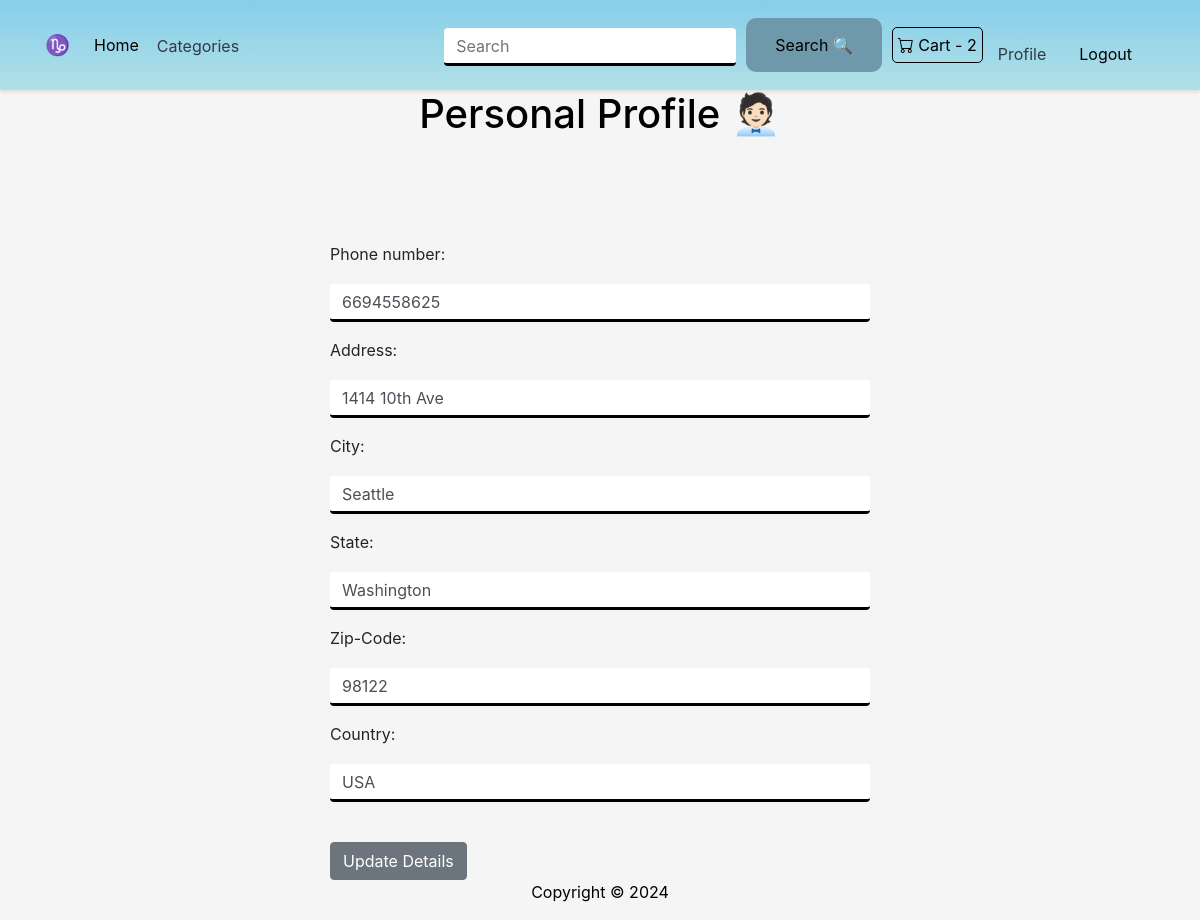
Screenshot of /update_profile_info/ (signed in) with the database file from the repository.
### setup/models.py (models this page shows, shortened)
class Customer_Profile(models.Model):
    user = models.OneToOneField(User, on_delete = models.CASCADE)
    date_modified = models.DateTimeField(User, auto_now = True)
    phone = models.CharField(max_length =20, blank =False)
    address = models.CharField(max_length =200, blank = False)
    city = models.CharField(max_length = 200, blank = False)
    state = models.CharField(max_length =20, blank =False)
    zipcode = models.CharField(max_length =20, blank =False)
    country = models.CharField(max_length =20, blank =False)
    cart_details = models.CharField(max_length =20, blank =True, null= True)
    class Meta:
        verbose_name_plural = 'Customer Profiles'

### setup/views.py (the view)
# urls.py: path("update_profile_info/", views.update_profile_info, name ='update_profile_info'),
def update_profile_info(request):
    try:
        if request.user.is_authenticated:
            current_user = Customer_Profile.objects.get(user=request.user.id)
            profile_form = UpdateProfileInfo(request.POST or None, instance=current_user)
            if profile_form.is_valid():
                profile_form.save()
                messages.success(request, "Details have been updated...")
                return redirect('index')
            return render(request, "update_profile_info.html", {'profile_form': profile_form})
        else:
            messages.success(request, "Please login to update details....!")
            return redirect('index')
    except Exception as e:
        messages.error(request, f"Error updating profile details: {e}")
        return redirect('index')

### setup/forms.py
class UpdateProfileInfo(forms.ModelForm):
    phone = forms.CharField(label="Phone number", max_length=100, widget=forms.TextInput(attrs={'class': 'form-control', 'placeholder': 'phone'}), required=True)
    address = forms.CharField(label="Address", max_length=100, widget=forms.TextInput(attrs={'class': 'form-control', 'placeholder': 'address'}),required=True)
    city = forms.CharField(label="City", max_length=100, widget=forms.TextInput(attrs={'class': 'form-control', 'placeholder': 'city'}),required=True)
    state = forms.CharField(label="State", max_length=100, widget=forms.TextInput(attrs={'class': 'form-control', 'placeholder': 'state'}),required=True)
    zipcode = forms.CharField(label="Zip-Code", max_length=100, widget=forms.TextInput(attrs={'class': 'form-control', 'placeholder': 'zipcode'}),required=True)
    country = forms.CharField(label="Country", max_length=100, widget=forms.TextInput(attrs={'class': 'form-control', 'placeholder': 'country'}),required=True)
    class Meta:
         model = Customer_Profile
         fields = ('phone', 'address', 'city', 'state', 'zipcode', 'country')

### cart/cart.py (called while the page is built)
    def load_user_cart(self):
        if self.request.user.is_authenticated:
            current_user = Customer_Profile.objects.filter(user__id=self.request.user.id).first()
            if current_user and current_user.cart_details:
                user_cart = json.loads(current_user.cart_details)
                self.cart.update(user_cart)
                self.session.modified = True

    def __len__(self):
        return len(self.cart)

### cart/context_processors.py (called while the page is built)
def cart(request):
    return {'cart': Cart(request)}

### setup/templates/update_profile_info.html (shortened to what this page needs)
{% extends 'base.html' %}
{% block content %}
<header>
    <div class="container">
        <div class="userprofile">
            <h1>Personal Profile 🧑🏻‍💼 </h1>
        </div>
    </div>
</header>
<div class="container">
    <div class="row">
        <div class="col-md-6 offset-md-3">
            <br/> <br/>
            <br/><br/>
            <form method="POST" action="{% url 'update_profile_info' %}">
                {{ profile_form.as_p }}
                <br/>
                <button type="submit" class="btn btn-secondary"> Update Details </button>
            </form>
        </div>
    </div>
</div>
{% endblock %}

### static/css/styles.css (style rules this page uses)
body { background-color: whitesmoke !important; margin: 0; padding: 0; }
.form-control { border-bottom: solid black !important; border-top: none !important; border-left: none !important; border-right: none !important; margin-right: 20px !important; margin-top: 10px !important; }
.userprofile { text-align: center; color: black; }

### rows the page displays
Customer_Profile: phone "6694558625", address "1414 10th Ave", city "Seattle", state "Washington", zipcode "98122", country "USA"

### other values shown
{{ cart|length }} "2"
